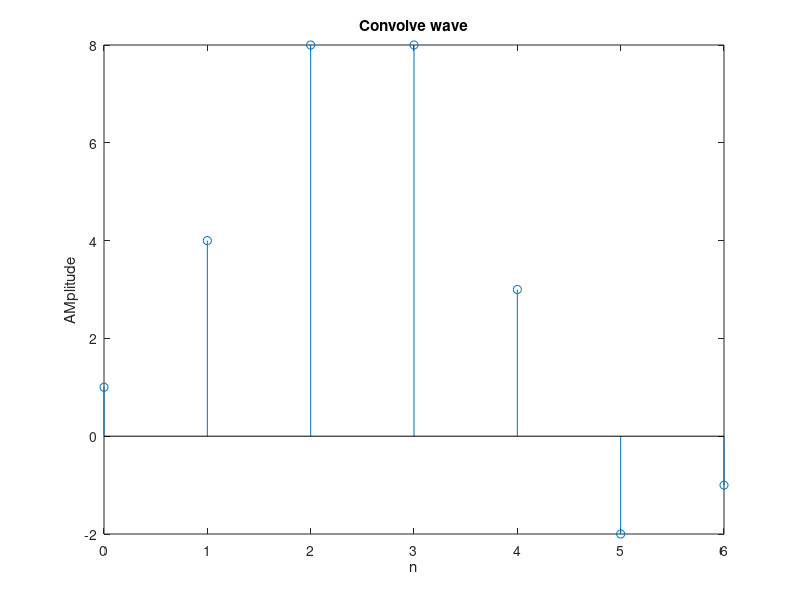

This chart was generated by the following MATLAB code:
n=0:3;
x=[1 0 0 0 1 3 2;2 1 0 0 0 1 3;3 2 1 0 0 0 1;1 3 2 1 0 0 0;0 1 3 2 1 0 0;0 0 1 3 2 1 0;0 0 0 1 3 2 1];
y=[1;2;1;-1;0;0;0];
z=(x*y);
nz=n(1)+n(1):n(end)+n(end);
stem(nz,z);
xlabel('n');
ylabel('AMplitude');
title('Convolve wave');